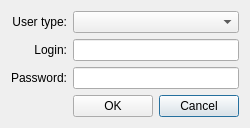
<?xml version="1.0" encoding="UTF-8"?>
<ui version="4.0">
 <class>LoginWindow</class>
 <widget class="QDialog" name="LoginWindow">
  <property name="geometry">
   <rect>
    <x>0</x>
    <y>0</y>
    <width>241</width>
    <height>123</height>
   </rect>
  </property>
  <property name="sizePolicy">
   <sizepolicy hsizetype="Fixed" vsizetype="Fixed">
    <horstretch>0</horstretch>
    <verstretch>0</verstretch>
   </sizepolicy>
  </property>
  <property name="windowTitle">
   <string>Log In</string>
  </property>
  <layout class="QGridLayout" name="gridLayout">
   <item row="2" column="0">
    <widget class="QLabel" name="passwordLabel">
     <property name="text">
      <string>Password:</string>
     </property>
     <property name="alignment">
      <set>Qt::AlignRight|Qt::AlignTrailing|Qt::AlignVCenter</set>
     </property>
    </widget>
   </item>
   <item row="0" column="0">
    <widget class="QLabel" name="userTypeLabel">
     <property name="text">
      <string>User type:</string>
     </property>
     <property name="alignment">
      <set>Qt::AlignRight|Qt::AlignTrailing|Qt::AlignVCenter</set>
     </property>
    </widget>
   </item>
   <item row="3" column="3">
    <widget class="QPushButton" name="cancelButton">
     <property name="text">
      <string>Cancel</string>
     </property>
     <property name="shortcut">
      <string>Alt+C</string>
     </property>
    </widget>
   </item>
   <item row="3" column="2">
    <widget class="QPushButton" name="okButton">
     <property name="text">
      <string>OK</string>
     </property>
     <property name="shortcut">
      <string>Alt+O</string>
     </property>
    </widget>
   </item>
   <item row="2" column="2" colspan="2">
    <widget class="QLineEdit" name="passwordLineEdit">
     <property name="echoMode">
      <enum>QLineEdit::Password</enum>
     </property>
    </widget>
   </item>
   <item row="1" column="2" colspan="2">
    <widget class="QLineEdit" name="loginLineEdit"/>
   </item>
   <item row="0" column="2" colspan="2">
    <widget class="QComboBox" name="userTypeComboBox"/>
   </item>
   <item row="1" column="0">
    <widget class="QLabel" name="loginLabel">
     <property name="text">
      <string>Login:</string>
     </property>
     <property name="alignment">
      <set>Qt::AlignRight|Qt::AlignTrailing|Qt::AlignVCenter</set>
     </property>
    </widget>
   </item>
  </layout>
 </widget>
 <tabstops>
  <tabstop>userTypeComboBox</tabstop>
  <tabstop>loginLineEdit</tabstop>
  <tabstop>passwordLineEdit</tabstop>
  <tabstop>okButton</tabstop>
  <tabstop>cancelButton</tabstop>
 </tabstops>
 <resources/>
 <connections/>
</ui>
